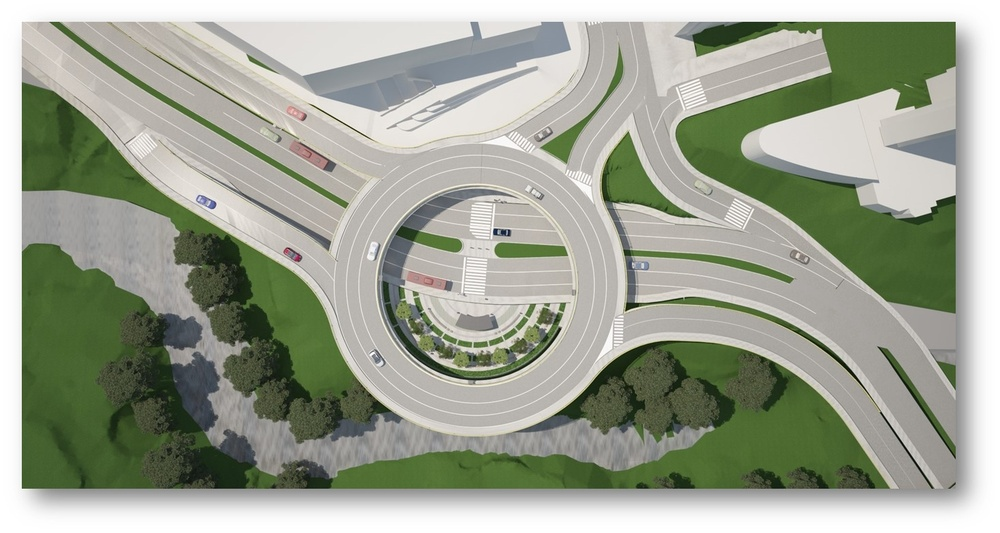
#> input picture Imagen2.jpg, 1000 x 533 px, shrunk from 1467 x 782 before the run
$ jupyter execute 'Calles y pasto.ipynb'   (shell and % lines are left out)   (Python 2 division)
#> lines starting #> are read from the running program, lines starting #| are printed output that depends on the picture; after the words box and inside, x2 and y2 are one past the last pixel; in counts of white or black regions, pixels touching at a corner belong together
# Procesamiento de imagenes: Area del pasto y calles

- **Author:** Leonardo Cortés Tobón
- **Date:** 5/8/18
- **Affiliation:** Universidad Autonoma de Manizales

En este demo, mediremos el area del pasto y de la calle. Vamos a tocar muchos conceptos importantes de procesamiento de imagenes.

### Instalar imagen

Antes de comenzar, instale scikit-image a través del administrador de paquetes de Canopy. Deberá iniciar sesión con su cuenta de estudiante para acceder a este paquete. Una vez instalado, puede verificar que está funcionando ejecutando:

[cell 1]
import skimage

Si obtiene un error, intente reiniciar Canopy / IPython Notebook.

### Paso 1: Importar la imagen de calle y pasto

Descargué una imagen de una calle con pasto. Corté la calle y pinté todos el resto de blanco. Esta imagen se guarda como worldmap_cropped.png.
Principalmente usaremos scikit-image en esta demostración. Primero, usaremos skimage.io.imread para leer la imagen en la memoria. La imagen se puede trazar fácilmente usando la función imshow () de matplotlib. Podemos importar matplotlib, numpy y un puñado de otras bibliotecas científicas usan la función de magia en línea de% pylab.

### Paso 2: Propiedades de la imagen

[cell 2]
%pylab inline
import skimage.io as skio

image = skio.imread('Imagen2.jpg')
#> image is the input picture: shape (533, 1000, 3); mean R, G, B 156.5, 162.1, 146.3
plt.imshow(image)

La imagen de Scikit almacenará esta imagen como una matriz numpy. Como se trata de una imagen en color, esperamos que la imagen tenga tres dimensiones: dos dimensiones espaciales para las coordenadas xey de los píxeles y cuatro coordenadas de color para los canales rojo verde, azul y alfa (opacidad) del color. Entonces solo para darle un examen:

    I(x,y,r,g,b) = (200, 400, 0.5, 0.2, 0.7, 1.0)

Significaría que el píxel en la posición x = 200, y = 400 tiene un color rgb de (0.5, 0.2, 0.7) y tiene una opacidad de 1.0. La opacidad es una especie de unidad extraña; algunas imágenes en color se almacenan como tres canales, pero algunas se almacenan con este cuarto canal de opacidad. Scikit-image básicamente ignora la opacidad, y tú también puedes hacerlo para este ejemplo. Podemos verificar las dimensiones y la forma de la imagen fácilmente en numpy.
En 2]:

[cell 3]
'shape = %s   dimensions = %s' % (image.shape, image.ndim)

### 1-channel/grayscale

[cell 4]
import skimage.color as skcolor

grayimage = skcolor.rgb2gray(image)
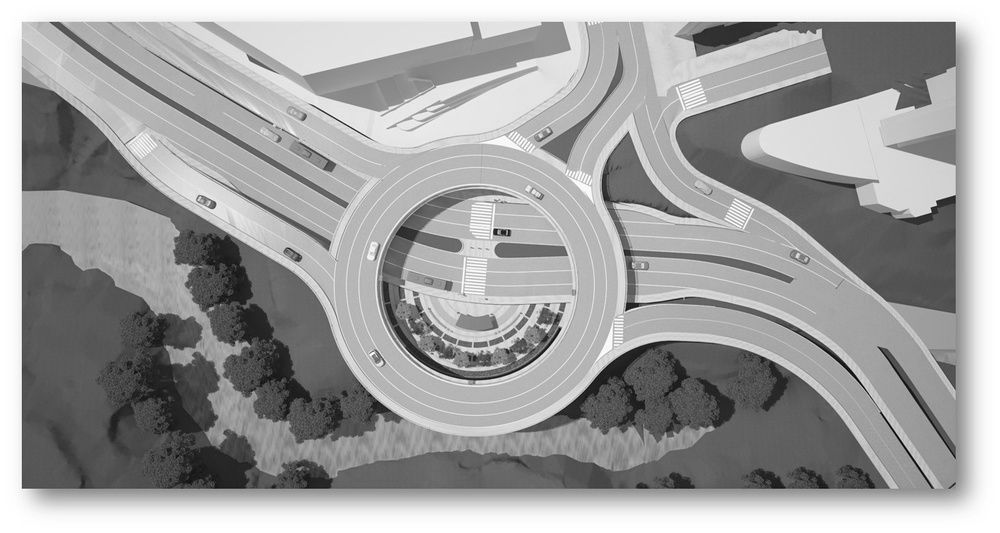
#> grayimage: shape (533, 1000) float64; min 0.00281, max 1, mean 0.627
plt.imshow(grayimage)
plt.title('1 channel image');
'shape = %s   dimensions = %s' % (grayimage.shape, grayimage.ndim)
#> Out = 'shape = (533, 1000)   dimensions = 2'

Podemos mapear fácilmente el espacio de color de 3 canales en un espacio de brillo / escala de grises de 1 canal. Cada color se asigna a un tono de gris usando una transformación estándar de color-2-gris (http://www.poynton.com/PDFs/ColorFAQ.pdf). Scikit-image lo hace muy fácil a través de su módulo `skcolor`. Para operaciones en el procesamiento de imágenes, a veces es ventajoso trabajar con imágenes de 1 canal / gris, y algunas veces con imágenes de 3 canales / rgb.

Probablemente estés pensando "hey, esto no es gris". De hecho, el gris es solo un mapa de color escalar. El mapa de color utilizado por matplotlib por defecto no es tan útil, y es por eso que la imagen de arriba todavía parece coloreada. ** Estos son COLORES FALSOS. ** Tales mapas de colores falsos a menudo se usan en imágenes "coloridas" de la NASA. Matplotlib tiene una gran cantidad de mapas de color integrados (http://wiki.scipy.org/Cookbook/Matplotlib/Show_colormaps)

Vamos a replicar con un mapa de color gris:

[cell 5]
plt.imshow(grayimage, cmap='gray')
plt.title('gray color mapped 1-channel image');

### Segmentación de calles y pasto

La segmentación, el acto de extraer características interesantes de una imagen, es probablemente la más común en el procesamiento de imágenes. Tu cerebro es muy bueno en esto. ¿Probablemente has reconocido las calles y el pasto de inmediato? Pero, ¿cómo podemos definir explícitamente las características de las calles que lo aíslan del pasto en esta imagen? Debido a que elegimos una imagen coloreada, podemos definir esencialmente un filtro de brillo que mantendrá solo los píxeles en un cierto rango de color o escala de grises. Al hacerlo, se vuelve sencillo aislar las calles. Este proceso se llama umbralización.

Vamos a trazar el `histograma` del brillo de la imagen:

[cell 6]
plt.hist(grayimage)
plt.xlabel('Brightness (0=black, 1 = white)')
plt.ylabel('Count')
plt.title('Distribution of pixel brightness');
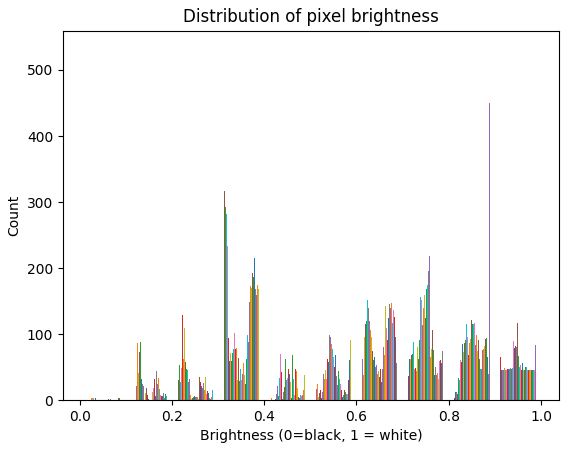
#> figure drawn by matplotlib, 1 panel; tallest bar 533 high, from x = 0.91 to 0.91; tallest bar 533 high, from x = 0.91 to 0.91; tallest bar 533 high, from x = 0.91 to 0.91

La propagación se debe a un pequeño píxel a píxel en el color de la imagen original, que probablemente se redondeó y suavizó durante la conversión descendente a gris. En cualquier caso, los principales contribuyentes al brillo que podría ser América corresponden a:

   - $0.75 \lt y \leq 0.95$
   - $0.20 \lt y \leq 0.40$

Solo mirando los ojos. Podemos crear un filtro en numpy a partir de esta información muy fácilmente utilizando lo que se denomina indexación booleana:

[cell 7]
mask = (grayimage > 0.75) & (grayimage < 0.95)
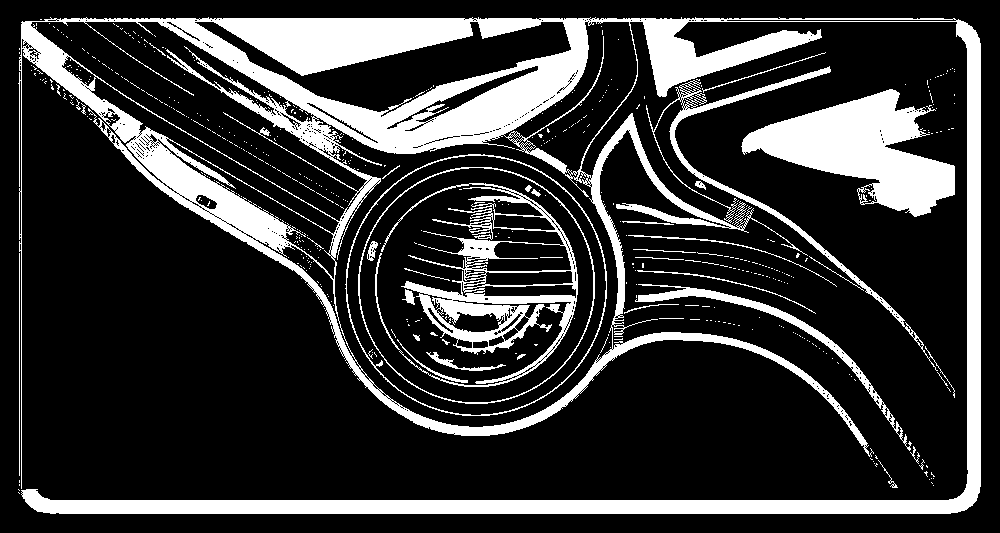
#> mask: shape (533, 1000) bool; 21.2% white; 504 white regions (467 under 20 px), largest, box (x1, y1, x2, y2) and area: (18, 17, 981, 514) 78715, (741, 89, 955, 217) 13122, (375, 183, 578, 387) 8904

Esto devuelve True para cualquier píxel que caiga dentro de los valores de brillo de 0.75 y 0.95, y False en cualquier otro lugar. Este proceso de indexación booleana también se conoce como enmascaramiento. Visualicemos nuestra máscara:

[cell 8]
plt.imshow(mask, cmap='gray');

**Corresponde a las calles!!**

Probemos los otros filtros y valores (0.20-0.40)

[cell 9]
murica_mask = (grayimage > 0.20) & (grayimage < 0.40)
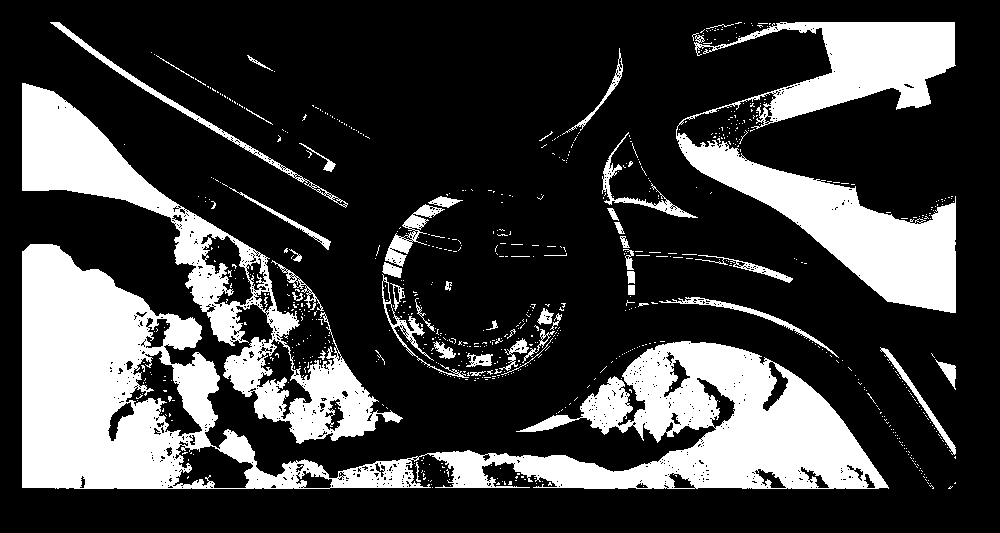
#> murica_mask: shape (533, 1000) bool; 25% white; 761 white regions (712 under 20 px), largest, box (x1, y1, x2, y2) and area: (22, 244, 889, 489) 68463, (676, 22, 956, 313) 29142, (22, 83, 403, 444) 23294
plt.imshow(murica_mask, cmap='gray');

### Área de medición

Ahora que tenemos las calles, es muy fácil medir la cantidad de píxeles en la imagen que corresponden al pasto. Solo sumamos el murica_mask. Todos los  True's evaluará a 1 y todas las Falses a 0.

[cell 10]
'Area de las calles: %s cuadros de pixel' % np.sum(murica_mask)

Si miramos el número total de píxeles (px) en la imagen, es solo la dimensión x de la imagen multiplicada por la dimensión y.

[cell 11]
px_x = image.shape[0]
#> px_x = 533
px_y = image.shape[1]
#> px_y = 1000
netarea = px_x * px_y
#> netarea = 533000

'X px: %s   Y px: %s   Total Area: %s px^2' % (px_x, px_y, netarea)

Por lo tanto, el porcentaje de la imagen que ocupa las calles es solo la relación entre los píxeles cuadrados del pasto y el total de píxeles cuadrados.

[cell 12]
from __future__ import division

ratio = np.sum(murica_mask) / netarea
#> ratio = 0.25
percent_ratio = 100.0 * ratio
#> percent_ratio = 25.04
print 'Percent of image occupied by America: %.2f%%' % percent_ratio
#| Percent of image occupied by America: 25.04%
